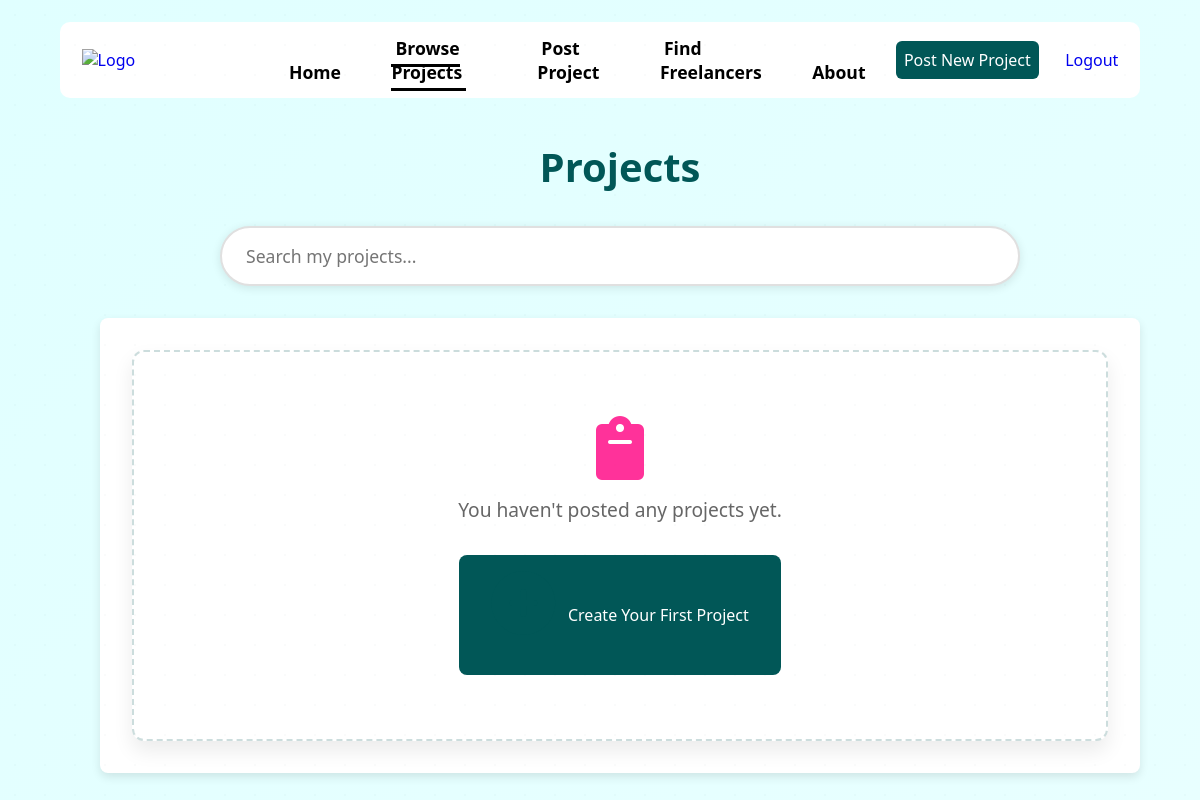
/browse_projects, run on an earlier commit of the app's database.
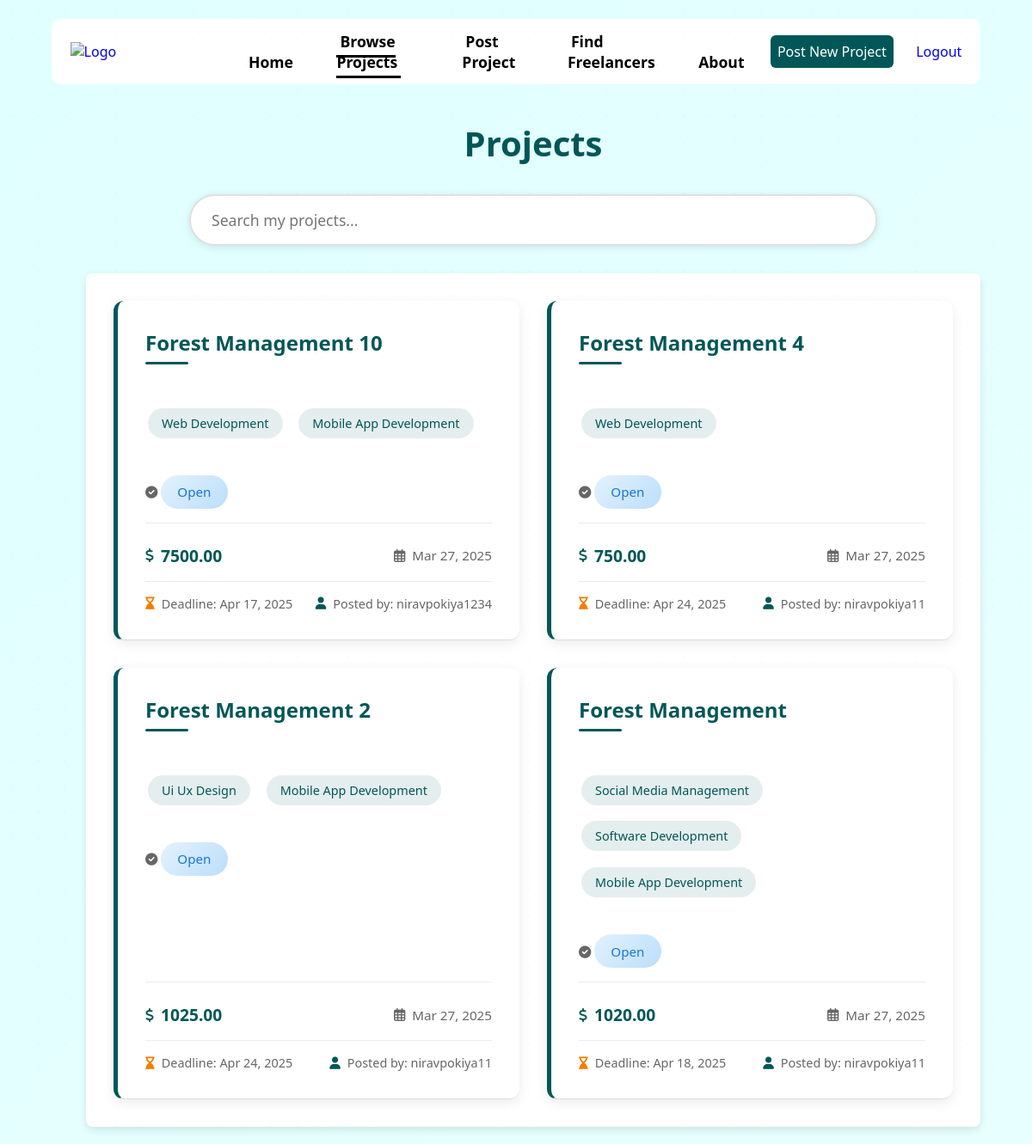
And on a later commit of the database.
### freelancer/models.py (models this page shows, shortened)
class Project(models.Model):
    id = models.AutoField(primary_key=True)
    title = models.CharField(max_length=200)
    description = models.TextField()
    category = models.CharField(max_length=100)
    skills_required = models.CharField(max_length=200)
    budget = models.DecimalField(max_digits=10, decimal_places=2)
    deadline = models.DateField()
    status = models.CharField(max_length=20, choices=STATUS_CHOICES, default='open')
    posted_by = models.ForeignKey(Client, on_delete=models.CASCADE, related_name='posted_projects')
    created_at = models.DateTimeField(auto_now_add=True)
    updated_at = models.DateTimeField(auto_now=True)

class Client(models.Model):
    user = models.OneToOneField(Users, on_delete=models.CASCADE, related_name='client_profile')
    image = models.ImageField(upload_to='Client/profile_pic', null=True, blank=True)
    companyname = models.CharField(max_length=255)
    address = models.TextField(max_length=1024)
    state = models.CharField(max_length=255, choices=INDIAN_STATES)
    businessEmail = models.EmailField()

class Users(models.Model):
    name = models.CharField(max_length=255)
    email = models.EmailField(unique=True)
    username = models.CharField(max_length=255, unique=True)
    password = models.CharField(max_length=255)
    user_type = models.CharField(max_length=10, choices=[('client', 'Client'), ('freelancer', 'Freelancer')])
    phone = models.CharField(max_length=10, null=True, blank=True)

### freelancer/views.py (the view)
# urls.py: path("browse_projects", views.browse_projects, name="browse_projects"),
def browse_projects(request):
    projects = Project.objects.all().order_by('-created_at')
    return render(request, 'user/Browse_projects.html', {'projects': projects})

### freelancer/templatetags/custom_filters.py (called while the page is built)
@register.filter(name='split')
def split(value, delimiter=','):
    if value:
        return [x.strip().replace('_', ' ').title() for x in value.split(delimiter)]
    return []

@register.filter
def trim(value):
    return value.strip()

### templates/user/Browse_Projects.html (shortened to what this page needs)
<!DOCTYPE html>
<html lang="en">
<head>
    {% load static %}
    {% load custom_filters %}
    <link rel="stylesheet" href="{% static 'css/Browse_Projects.css' %}">
    <link rel="stylesheet" href="{% static 'css/Home.css' %}">
    <link rel="stylesheet" href="{% static 'css/Project_information.css' %}">
    <link rel="stylesheet" href="{% static 'css/client_projects.css' %}">
    <link rel="stylesheet" href="https://cdnjs.cloudflare.com/ajax/libs/font-awesome/6.0.0/css/all.min.css">
</head><body>
    <div class="container">
        <div class="navbar">
            <div class="logo">
                <a href="#">
                    <img src="" alt="Logo">
                </a>
            </div>
            <div class="navlinks">
                <ul id="navs">
                    <li><a href="{% url 'home' %}">Home</a></li>
                    <li><a href="{% url 'client-my-projects' %}" class="active">Browse Projects</a></li>
                    <li><a href="{% url 'client-create-project' %}">Post Project</a></li>
                    <li><a href="{% url 'view_freelancers' %}">Find Freelancers</a></li>
                    <li><a href="#">About</a></li>
                </ul>
                <div class="postproject">
                    <a href="{% url 'client-create-project' %}">Post New Project</a>
                </div>
                <div class="logout">
                    <a href="{% url 'client-logout' %}">Logout</a>
                </div>
            </div>
        </div>
        <div class="project-container">
            <div class="project-content">
                <h1> Projects</h1>
                <div class="search-bar">
                    <input type="text" id="project-search" placeholder="Search my projects...">
                </div>
                <div class="project-list">
                    {% for project in projects %}
                    <a href="{% url 'project_card' project.id %}" class="project-card" data-status="{{ project.status }}">
                        <h2>{{ project.title }}</h2>
                        <div class="skills-tags">
                            {% for skill in project.skills_required|split:"," %}
                                <span class="skill-tag">{{ skill|trim }}</span>
                            {% endfor %}
                        </div>
                        <p><i class="fas fa-check-circle"></i> <span class="status status-{{ project.status }}">{{ project.status|title }}</span></p>
                        <div class="project-meta">
                            <span class="project-budget">
                                <i class="fas fa-dollar-sign"></i> {{ project.budget }}
                            </span>
                            <span class="project-date">
                                <i class="far fa-calendar-alt"></i> {{ project.created_at|date:"M d, Y" }}
                            </span>
                        </div>
                        <div class="project-details">
                            <span class="project-deadline">
                                <i class="fas fa-hourglass-end"></i> Deadline: {{ project.deadline|date:"M d, Y" }}
                            </span>
                            <span class="project-uploader">
                                <i class="fas fa-user"></i> Posted by: {{ project.posted_by.user.username }}
                            </span>
                        </div>
                    </a>
                    {% empty %}
                    <div class="no-projects">
                        <i class="fas fa-clipboard fa-3x" style="color: #ff0081; margin-bottom: 1rem;"></i>
                        <p>You haven't posted any projects yet.</p>
                        <a href="{% url 'client-create-project' %}" class="btn-primary">
                            <i class="fas fa-plus-circle"></i> Create Your First Project
                        </a>
                    </div>
                    {% endfor %}
                </div>
            </div>
        </div>
    </div>
</body>
</html>

### static/css/Browse_Projects.css (style rules this page uses)
body { font-family: Arial, sans-serif; margin: 0; padding: 0; background: #f8f9fa; }
.project-container { display: flex; padding: 20px; width: 75%; }
.search-bar { display: flex; margin-bottom: 20px; }
.search-bar input { flex: 1; padding: 8px; border: 1px solid #ccc; border-radius: 5px; }
.project-content { flex-grow: 1; margin-left: 20px; }
.project-list { background: white; padding: 15px; border-radius: 8px; box-shadow: 0px 4px 10px rgba(0, 0, 0, 0.1); }
.project-card { display: block; padding: 15px; border-bottom: 1px solid #ddd; text-decoration: none; color: black; }
.project-card h2 { font-size: 1.2rem; }
.project-card p { font-size: 0.9rem; color: #666; }
.skill-tag { background-color: #2a2d32; color: white; padding: 5px; border-radius: 5px; margin: 3px; cursor: pointer; }

### static/css/home.css (style rules this page uses)
* { margin: 0; padding: 0; box-sizing: border-box; font-family: Arial, sans-serif; list-style: none; text-decoration: none; font-family: system-ui, -apple-system, BlinkMacSystemFont, 'Segoe UI', Roboto, Oxygen, Ubuntu, Cantarell, 'Open Sans', 'Helvetica Neue', sans-serif; }
body { background: linear-gradient(-45deg, #E0F7FA, #F0FFFF, #E0FFFF); background-size: 400% 400%; animation: gradientMove 10s ease infinite; color: #004d40; min-height: 100vh; position: relative; display: flex; justify-content: center; }
body::before { content: ""; position: absolute; top: 0; left: 0; width: 100%; height: 100%; background-image: radial-gradient(rgba(0, 77, 64, 0.1) 1px, transparent 1px); background-size: 30px 30px; opacity: 0.2; pointer-events: none; }
.navbar { margin: 2% 0%; background-color: white; border-radius: 10px; display: flex; justify-content: space-between; padding : 0 2%; width: 100%; align-items: center; }
.navbar .navlinks { display: flex; justify-content: space-between; width : 80%; align-items: center; }
.navbar .navlinks ul { display: flex; gap : 8%; width : 70%; }
.navbar .navlinks ul li { font-weight: 600; font-size: 1.1rem; margin : 14px 0; }
.navbar .navlinks ul li a { color: black; }
.navbar .navlinks .postproject a { background-color: rgb(1, 87, 87); color: white; padding: 0.5rem; border-radius: 6px; }
.navbar .navlinks ul li a { position: relative; color: #000; text-decoration: none; padding: 4px; }
.navbar .navlinks ul li a::before { content: ""; position: absolute; display: block; width: 100%; height: 2px; bottom: 0; left: 0; background-color: #000; transform: scaleX(0); transition: transform 0.24s ease; }
.postproject a { text-align: center; position: relative; display: inline-block; padding: 10px 20px; color: black; z-index: 1; transition: color 0.35s ease; font-weight: 500; }
.postproject a:after { position: absolute; content: ""; top: 0; left: 0; width: 0; height: 100%; background: #ff00cc; border-radius: 6px; transition: width 0.30s ease; z-index: -1; }
.navbar .navlinks ul li a.active { border-bottom: 3px solid black; }

### static/css/Project_information.css (style rules this page uses)
.container { width: 90%; display: flex; flex-direction: column; align-items: center; }

What changed in the data, as far as the page shows it:
added Project: title "Forest Management 10", skills_required "Web Development" "Mobile App Development", status "Open", budget "7500.00", created_at "Mar 27, 2025", deadline "Apr 17, 2025", posted_by.user.username "niravpokiya1234"
added Project: title "Forest Management 4", skills_required "Web Development", status "Open", budget "750.00", created_at "Mar 27, 2025", deadline "Apr 24, 2025", posted_by.user.username "niravpokiya11"
added Project: title "Forest Management 2", skills_required "Ui Ux Design" "Mobile App Development", status "Open", budget "1025.00", created_at "Mar 27, 2025", deadline "Apr 24, 2025", posted_by.user.username "niravpokiya11"
added Project: title "Forest Management", skills_required "Social Media Management" "Software Development" "Mobile App Development", status "Open", budget "1020.00", created_at "Mar 27, 2025", deadline "Apr 18, 2025", posted_by.user.username "niravpokiya11"
Also different on the page:
text no longer shown: "You haven't posted any projects yet. Create Your First Project"
